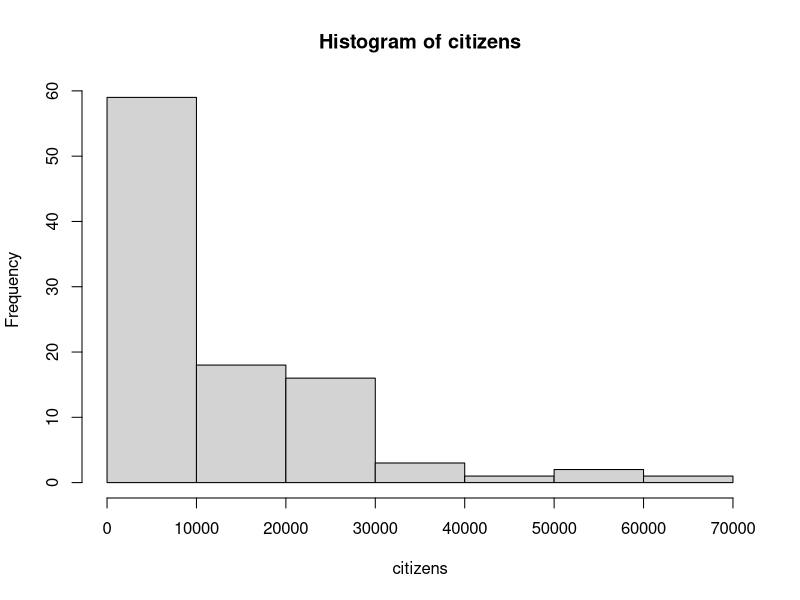
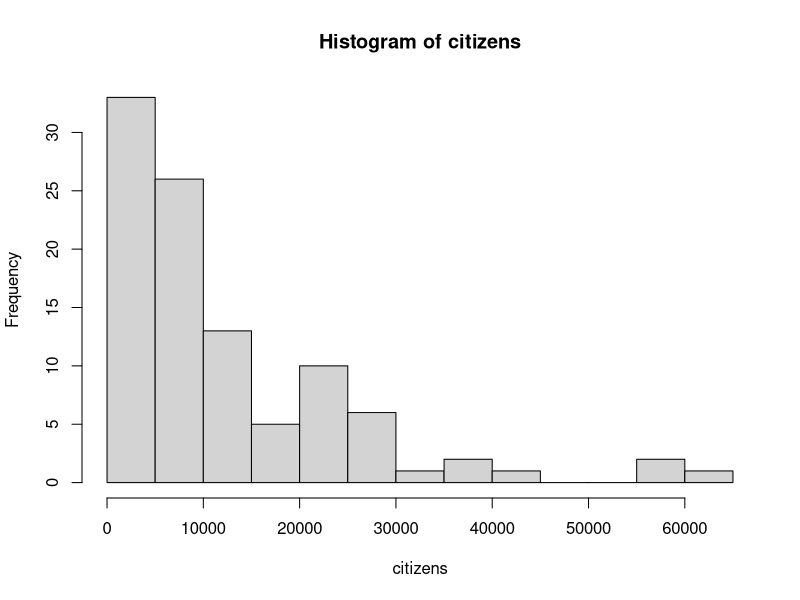
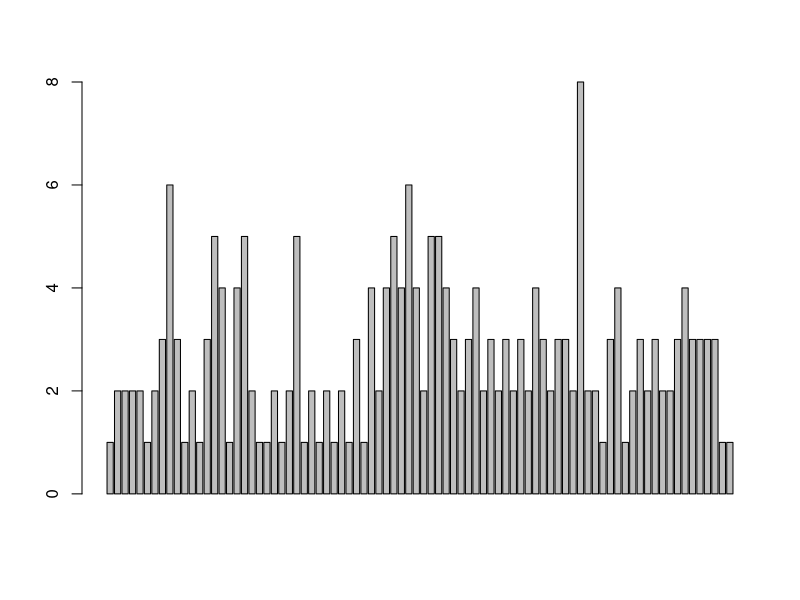
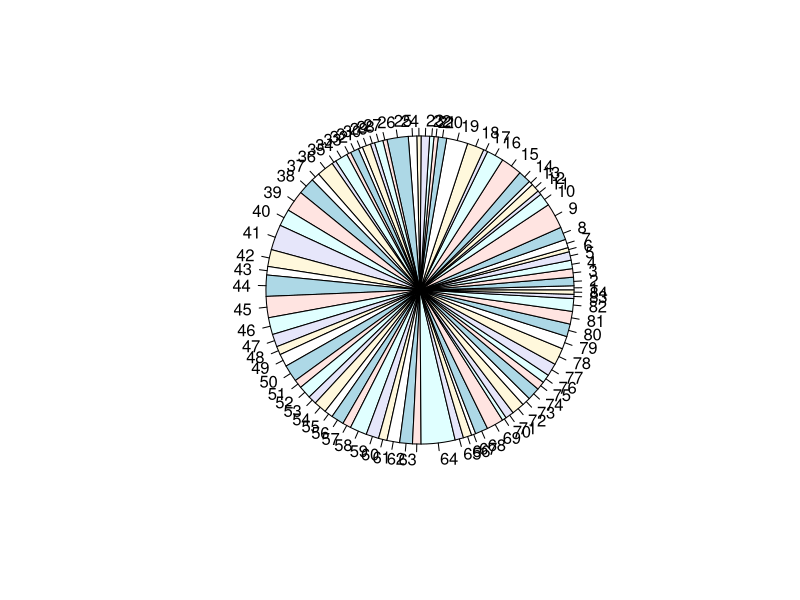
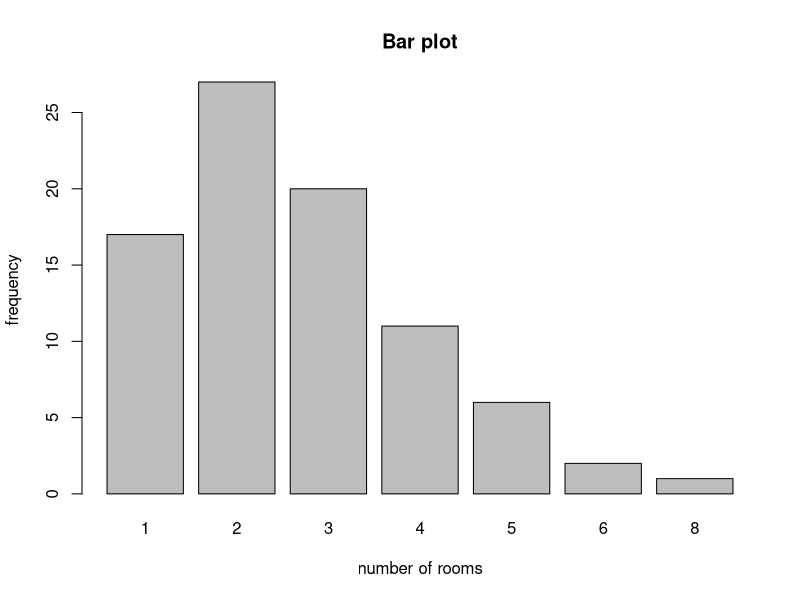
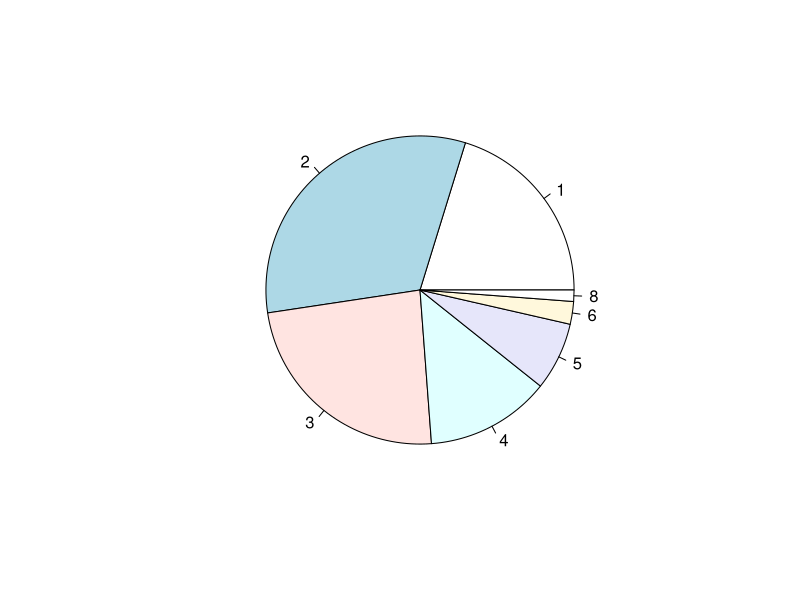
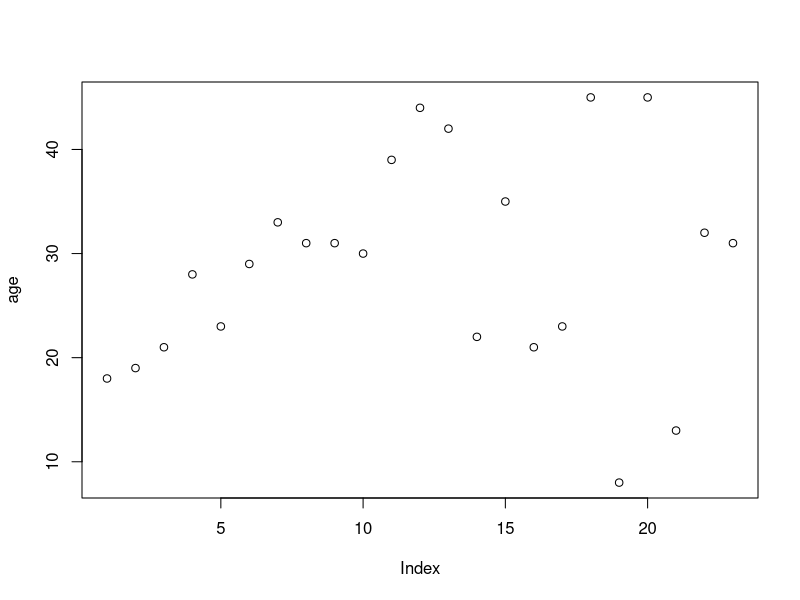
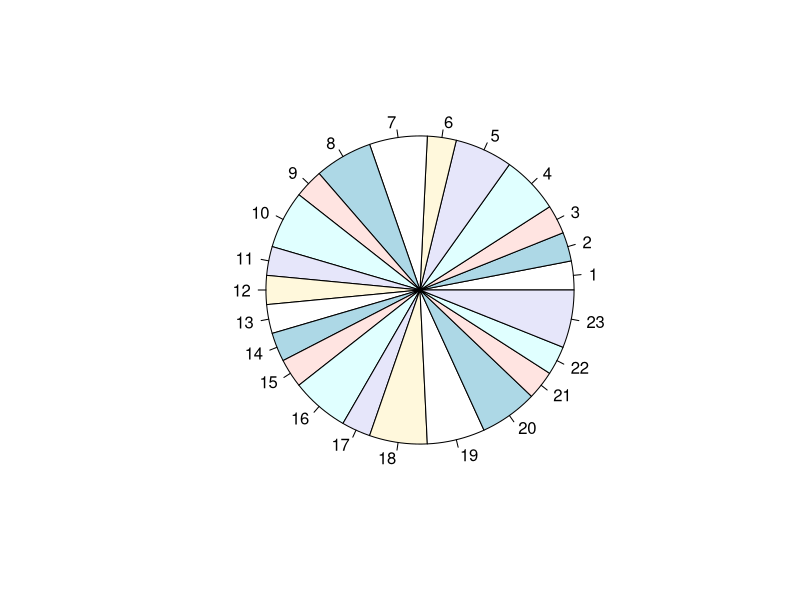

The R source for these figures, in order:
x=c(1,2,3,3,2,45,45,56,67,55,67,56,67,68,55,54,43,32,22,33)
mean(x)
median(x)
table(x)
x=c(2, 9, 15, 13, 82, 65)
summary(x
        )
quantile(x,.22)


citizens=c(264, 9338, 445, 475, 5993, 21752, 10728, 537, 7724, 25121,
           24923, 19954, 6725, 9363, 17273, 317, 26848, 2213, 5015, 64120, 14127,
           2909, 2316, 22774, 25216, 20681, 418, 15786, 25109, 57797, 37194, 450,
           8713, 1278, 3327, 2187, 10547, 5960, 5580, 7650, 4024, 31029, 7165,
           1409, 8311, 16886, 21132, 19568, 12145, 22476, 1932, 6833, 1002, 3894,
           4229, 22084, 6741, 22503, 40480, 6245, 1066, 614, 4185, 13516, 10017,
           3033, 2967, 7096, 2727, 11208, 26253, 10666, 23908, 13270, 5817, 2475,
           5260, 2996, 12065, 371, 9439, 10425, 5685, 21869, 11580, 7726, 4808,
           9482, 8365, 3116, 14974, 6420, 4869, 55583, 2995, 3617, 37414, 25146,
           7173, 9817)
length(citizens)
hist(citizens)
hist(citizens,breaks = 20)


number_of_rooms = c(1,2,2,2,2,1,2,3,6,3,1,2,1,3,5,4,1,4,5,2,1,1,2,1,2,5,
                    1,2,1,2,1,2,1, 3,1,4,2,4,5,4,6,4,2,5,5,4,3,2,3,4,2,3,2,3,2,3,2,4,3,2,3,3,2,8,
                    2, 2,1,3,4,1,2,3,2,3,2,2,3,4,3,3,3,3,1,1)
table(number_of_rooms)
barplot(number_of_rooms
        )
pie(number_of_rooms)
room_frequency= table(number_of_rooms)
barplot(room_frequency,main = "Bar plot", xlab = "number of rooms", ylab = "frequency")

rel_freq= room_frequency/length(number_of_rooms)
pie(rel_freq)


age=c(18,19,21,28,23,29,33,31,31,30,39,44,42,22,35,21,23,45,8,45,13,32,31)
gender=c(1,1,1,2,2,1,2,2,1,2,1,1,1,1,1,2,1,2,2,2,1,1,2)
degree=c(1,2,2,4,4,1,1,3,2,5,5,1,2,3,4,4,1,2,3,4,4,2,1)
stay=c(0,2,3,9,11,1,2,3,2,14,12,11,8,8,6,6,5,5,5,5,6,2,3)
diagnosis=c(2,3,1,1,2,2,2,1,2,2,2,4,3,1,2,2,2,3,4,2,3,1,1)

hospital_data= data.frame(age, gender, degree, stay, diagnosis)
dim((hospital_data))
plot(age)
pie(gender)
gender_freq=table(gender)
pie(gender_freq/length(gender))
degree_freq=table(degree)
pie(degree_freq/length(degree))
